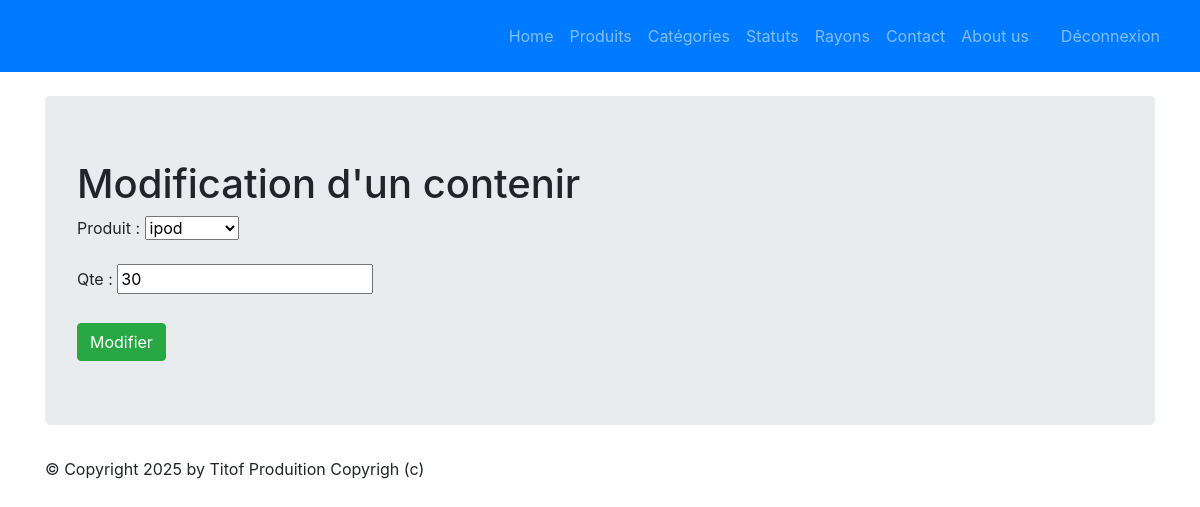
The app's page /monApp/rayon/1/cntnr/1/update/ (signed in), older data.
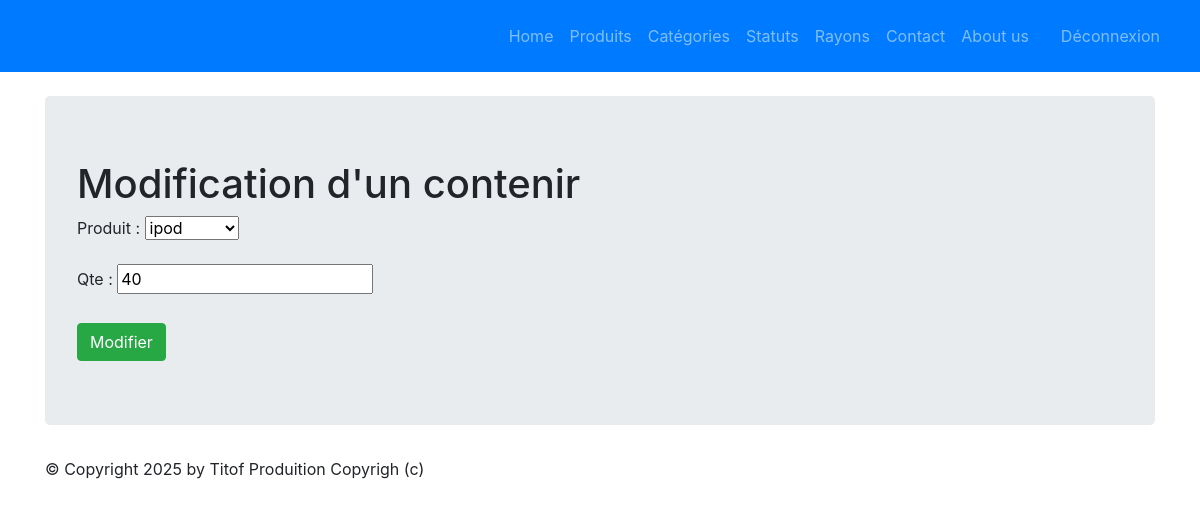
The same page, newer data.
### monApp/models.py (models this page shows, shortened)
class Contenir(models.Model):
    produit = models.ForeignKey(Produit, on_delete=models.CASCADE, related_name="contenir_produit")
    rayon = models.ForeignKey(Rayon, on_delete=models.CASCADE, related_name="contenir_rayon")
    Qte = models.PositiveIntegerField(default=0)
    class Meta:
        unique_together = ('produit', 'rayon')  # Un produit dans un rayon spécifique est unique

### monApp/views.py (the view, shortened to what this page needs)
# urls.py: path('rayon/<pkr>/cntnr/<pkp>/update/', views.UpdateContenirView.as_view(), name='cntnr-chng'),
@method_decorator(login_required, name='dispatch')
class UpdateContenirView(UpdateView):
    model = Contenir
    form_class=ContenirForm
    template_name = "monApp/update_contenir.html"
    def get_object(self, queryset=None):
        return get_object_or_404(Contenir, rayon_id=self.kwargs['pkr'], produit_id=self.kwargs['pkp'])

### monApp/forms.py
class ContenirForm(forms.ModelForm):
    class Meta:
        model = Contenir
        fields = '__all__'
        exclude = ('rayon',)

### monApp/models.py (called while the page is built)
    def __str__(self):
        return self.intituleProd

### monApp/templates/monApp/update_contenir.html (shortened to what this page needs)
{% extends 'monApp/base.html' %}
{% block contenu %}
    <h1> Modification d'un contenir </h1>
    <form action="" method="post">
        {{ form.as_p }}
        <button type="submit" class="btn btn-success mt-2">Modifier</button>
    </form>
{% endblock %}

### monApp/templates/monApp/base.html (shortened to what this page needs)
<!DOCTYPE html>
{% load static %}
<html lang="fr">
<head>
    {% block styles %}
    <link rel="stylesheet" href="{% static 'node_modules/bootstrap/dist/css/bootstrap.min.css' %}">
    <link rel="stylesheet" href="{% static 'styles.css' %}" />
    {% endblock %}
</head>
<body>
    {% block nav %}
    <nav class="navbar navbar-expand-md navbar-dark bg-primary mb-4">
        <div class="collapse navbar-collapse" id="navbarNav">
            <ul class="navbar-nav ml-auto">
                <li class="nav-item">
                    <a class="nav-link" href="{% url 'home' %}">Home</a>
                </li>
                <li class="nav-item">
                    <a class="nav-link" href="{% url 'lst_prdts' %}">Produits</a>
                </li>
                <li class="nav-item">
                    <a class="nav-link" href="{% url 'lst_cats' %}">Catégories</a>
                </li>
                <li class="nav-item">
                    <a class="nav-link" href="{% url 'lst_stats' %}">Statuts</a>
                </li>
                <li class="nav-item">
                    <a class="nav-link" href="{% url 'lst_rayons' %}">Rayons</a>
                </li>
                <li class="nav-item">
                    <a class="nav-link" href="{% url 'contact' %}">Contact</a>
                </li>
                <li class="nav-item">
                    <a class="nav-link" href="{% url 'about' %}">About us</a>
                </li>
            </ul>
        </div>
        <div class="navbar" id="navbarNav">
            <ul class="navbar-nav ml-auto">
                {% if user.is_authenticated %}
                    <li class="nav-item">
                        <a class="nav-link" href="{% url 'logout' %}">Déconnexion</a>
                    </li>
                {%endif%}
            </ul>
        </div>
    </nav>
    {% endblock %}
    <main role="main" class="container top-pushed">
        <div class="jumbotron">
            {% block contenu %}
            {% endblock %}
        </div>
    </main>
    <footer class="footer">
        <div class="container">
            <p>&copy; Copyright {% now "Y" %} by Titof Produition Copyrigh (c)</p>
        </div>
    </footer>
</body>
</html>

### static/styles.css (style rules this page uses)
.container { margin: auto; }

Row changes from the older to the newer data that the page shows:
changed Contenir "ipod": Qte "30" → "40"
